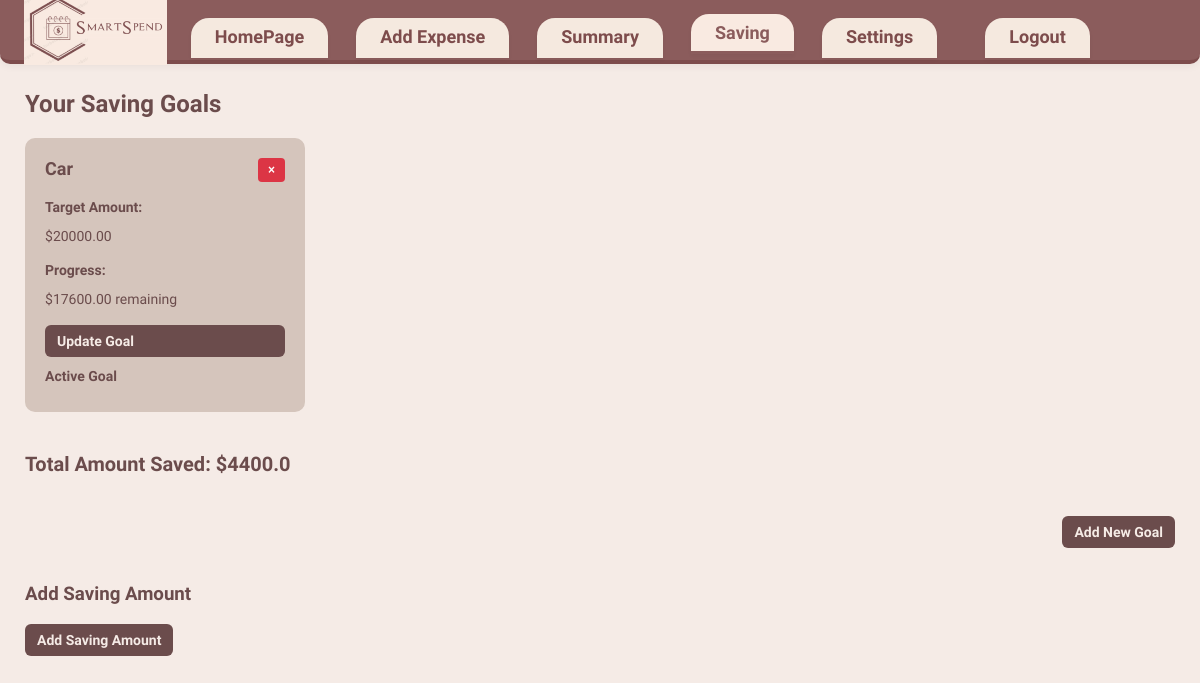
The app's page /saving, older data.
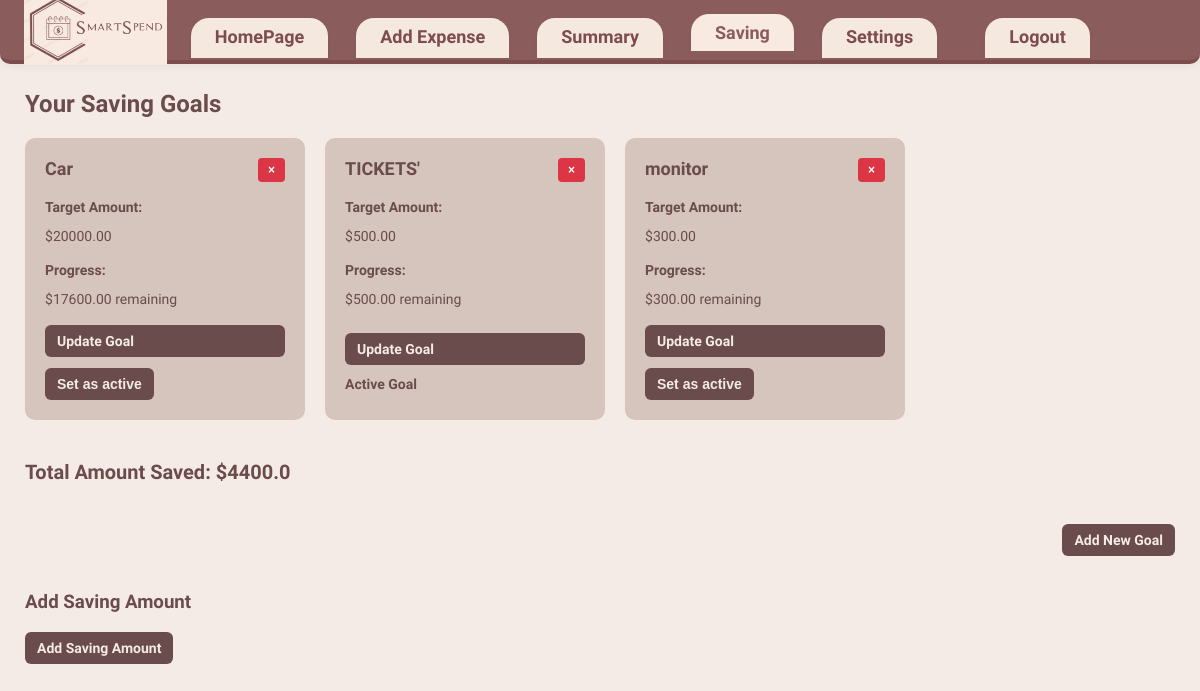
The same page, newer data.
### tables this page shows
CREATE TABLE Goals (
                        id INTEGER PRIMARY KEY AUTOINCREMENT,
                        name TEXT,
                        target_amount REAL,
                        is_active BOOLEAN,
                        created_at TEXT,
                        updated_at TEXT
                    );

### app.py (the view)
@app.route('/saving')
def saving():
    with db_manager.connect() as conn:
        c = conn.cursor()
        c.execute('SELECT * FROM Goals')
        goals_raw = c.fetchall()
        c.execute('SELECT SUM(amount) FROM Expenses WHERE category = "saving"')
        total_saved = c.fetchone()[0] or 0.0
        goals = []
        for goal in goals_raw:
            goal_id = goal[0]
            target_amount = goal[2]
            c.execute('SELECT SUM(amount) FROM Expenses WHERE category = "saving" AND description = ?', (goal[1],))
            progress = c.fetchone()[0] or 0.0
            remaining = target_amount - progress
            if remaining < 0:
                remaining = 0.0
            new_goal = (goal[0], goal[1], goal[2], goal[3], remaining, goal[4], goal[5])
            goals.append(new_goal)
    return render_template('saving.html', goals=goals, total_saved=total_saved)

### app.py (called while the page is built)
    @contextmanager
    def connect(self):
        if not hasattr(self._local, 'connection'):
            self._local.connection = sqlite3.connect(self.db_name, check_same_thread=False)
            self._local.connection.row_factory = sqlite3.Row
        try:
            yield self._local.connection
        except Exception:
            self._local.connection.rollback()
            raise
        else:
            self._local.connection.commit()

### templates/saving.html (shortened to what this page needs)
<!DOCTYPE html>
<html lang="en">
<head>
  <link rel="stylesheet" href="{{ url_for('static', filename='saving.css') }}">
</head>
<body>
  <div class="main-content">
    <header class="navbar">
      <img src="{{ url_for('static', filename='logo.png') }}" alt="SmartSpend Logo" class="nav-logo">
      <nav>
        <a href="/home">HomePage</a>
        <a href="/add">Add Expense</a>
        <a href="/summary">Summary</a>
        <a href="/saving" class="active">Saving</a>
        <a href="/settings">Settings</a>
        <a href="/logout" style="float: right; margin-left: 20px;">Logout</a>
      </nav>
    </header>
    <main>
      <h2>Your Saving Goals</h2>
      <div class="goals-container">
        {% for goal in goals %}
          <div class="goal-card">
            <div style="display: flex; justify-content: space-between; align-items: flex-start;">
              <h3>{{ goal[1] }}</h3>
              <form action="/delete-goal/{{ goal[0] }}" method="POST" style="margin: 0;">
                <button type="submit" style="background-color: #dc3545; color: white; border: none; padding: 5px 10px; border-radius: 4px; cursor: pointer; font-size: 12px;" onclick="return confirm('Are you sure you want to delete this goal?')">×</button>
              </form>
            </div>
            <label>Target Amount:</label>
            <p>${{ "%.2f"|format(goal[2]) }}</p>
            <label>Progress:</label>
            <p>${{ "%.2f"|format(goal[4]) }} remaining</p>
            <div class="buttons">
              <label for="toggle-update-{{ goal[0] }}" class="toggle-label">Update Goal</label>
              {% if not goal[3] %}
                <form action="/set-active/{{ goal[0] }}" method="POST">
                  <button type="submit">Set as active</button>
                </form>
              {% else %}
                <p><strong>Active Goal</strong></p>
              {% endif %}
            </div>
          </div>
        {% endfor %}
      </div>
      <div class="total-saved">
        Total Amount Saved: <strong>${{ total_saved }}</strong>
      </div>
      <div class="add-goal-container">
        <label for="toggle-add-goal" class="toggle-label">Add New Goal</label>
      </div>
      <div class="add-saving-expense-container" style="margin-top: 30px;">
        <h3>Add Saving Amount</h3>
        <label for="toggle-add-saving" class="toggle-label">Add Saving Amount</label>
      </div>
    </main>
  </div>
</body>
</html>

Row changes from the older to the newer data that the page shows:
changed Goals "Car": is_active "Active Goal" → "Set as active"
added Goals: name "TICKETS'", target_amount "500.00", is_active "Active Goal"
added Goals: name "monitor", target_amount "300.00"
